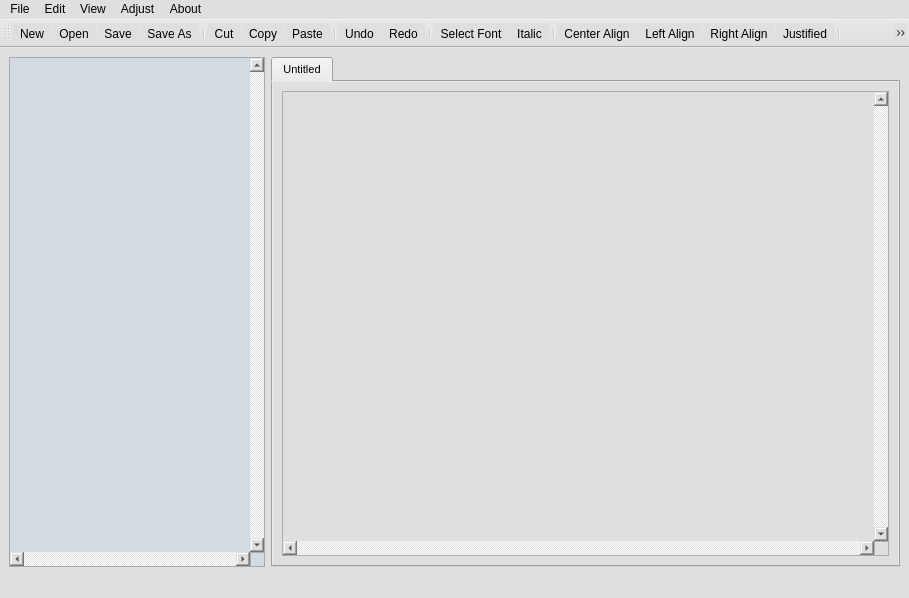
<?xml version="1.0" encoding="UTF-8"?>
<ui version="4.0">
 <class>MainWindow</class>
 <widget class="QMainWindow" name="MainWindow">
  <property name="windowModality">
   <enum>Qt::WindowModal</enum>
  </property>
  <property name="geometry">
   <rect>
    <x>0</x>
    <y>0</y>
    <width>909</width>
    <height>598</height>
   </rect>
  </property>
  <property name="windowTitle">
   <string>MainWindow</string>
  </property>
  <property name="windowIcon">
   <iconset resource="Icons/Resource.qrc">
    <normaloff>:/icon/TE.png</normaloff>:/icon/TE.png</iconset>
  </property>
  <property name="autoFillBackground">
   <bool>false</bool>
  </property>
  <property name="styleSheet">
   <string notr="true">background-color: rgb(223, 223, 223);</string>
  </property>
  <property name="inputMethodHints">
   <set>Qt::ImhNone</set>
  </property>
  <property name="documentMode">
   <bool>true</bool>
  </property>
  <widget class="QWidget" name="centralwidget">
   <layout class="QHBoxLayout" name="horizontalLayout_2">
    <item>
     <layout class="QHBoxLayout" name="horizontalLayout_3">
      <item alignment="Qt::AlignLeft">
       <widget class="QTreeView" name="treeView">
        <property name="styleSheet">
         <string notr="true">background-color: rgb(210, 218, 226);</string>
        </property>
        <property name="verticalScrollBarPolicy">
         <enum>Qt::ScrollBarAlwaysOn</enum>
        </property>
        <property name="horizontalScrollBarPolicy">
         <enum>Qt::ScrollBarAlwaysOn</enum>
        </property>
        <property name="editTriggers">
         <set>QAbstractItemView::DoubleClicked|QAbstractItemView::EditKeyPressed</set>
        </property>
        <property name="animated">
         <bool>true</bool>
        </property>
       </widget>
      </item>
      <item>
       <widget class="QTabWidget" name="tabWidget">
        <property name="baseSize">
         <size>
          <width>0</width>
          <height>0</height>
         </size>
        </property>
        <property name="font">
         <font>
          <pointsize>8</pointsize>
          <weight>50</weight>
          <bold>false</bold>
         </font>
        </property>
        <property name="styleSheet">
         <string notr="true"/>
        </property>
        <property name="currentIndex">
         <number>0</number>
        </property>
        <property name="movable">
         <bool>true</bool>
        </property>
        <widget class="QWidget" name="tab">
         <attribute name="title">
          <string>Untitled</string>
         </attribute>
         <layout class="QHBoxLayout" name="horizontalLayout">
          <item>
           <widget class="QTextEdit" name="textEdit">
            <property name="toolTip">
             <string/>
            </property>
            <property name="statusTip">
             <string/>
            </property>
            <property name="whatsThis">
             <string/>
            </property>
            <property name="styleSheet">
             <string notr="true">background-color: rgb(223, 223, 223);</string>
            </property>
            <property name="inputMethodHints">
             <set>Qt::ImhMultiLine</set>
            </property>
            <property name="frameShape">
             <enum>QFrame::StyledPanel</enum>
            </property>
            <property name="verticalScrollBarPolicy">
             <enum>Qt::ScrollBarAlwaysOn</enum>
            </property>
            <property name="horizontalScrollBarPolicy">
             <enum>Qt::ScrollBarAlwaysOn</enum>
            </property>
            <property name="sizeAdjustPolicy">
             <enum>QAbstractScrollArea::AdjustToContentsOnFirstShow</enum>
            </property>
            <property name="tabChangesFocus">
             <bool>false</bool>
            </property>
            <property name="textInteractionFlags">
             <set>Qt::LinksAccessibleByKeyboard|Qt::LinksAccessibleByMouse|Qt::TextBrowserInteraction|Qt::TextEditable|Qt::TextEditorInteraction|Qt::TextSelectableByKeyboard|Qt::TextSelectableByMouse</set>
            </property>
           </widget>
          </item>
         </layout>
        </widget>
       </widget>
      </item>
     </layout>
    </item>
   </layout>
  </widget>
  <widget class="QMenuBar" name="menubar">
   <property name="geometry">
    <rect>
     <x>0</x>
     <y>0</y>
     <width>909</width>
     <height>26</height>
    </rect>
   </property>
   <widget class="QMenu" name="menuFile">
    <property name="title">
     <string>File</string>
    </property>
    <addaction name="actionNew"/>
    <addaction name="actionOpen"/>
    <addaction name="separator"/>
    <addaction name="actionSave"/>
    <addaction name="actionSave_As"/>
    <addaction name="separator"/>
   </widget>
   <widget class="QMenu" name="menuEdit">
    <property name="title">
     <string>Edit</string>
    </property>
    <addaction name="actionCut"/>
    <addaction name="actionCopy"/>
    <addaction name="actionPaste"/>
    <addaction name="separator"/>
    <addaction name="actionRedo"/>
    <addaction name="actionUndo"/>
   </widget>
   <widget class="QMenu" name="menuAbout">
    <property name="title">
     <string>About</string>
    </property>
    <addaction name="actionAbout_TextEdit"/>
   </widget>
   <widget class="QMenu" name="menuView">
    <property name="title">
     <string>View</string>
    </property>
    <widget class="QMenu" name="menuZoom">
     <property name="title">
      <string>Zoom</string>
     </property>
     <property name="icon">
      <iconset resource="Icons/Resource.qrc">
       <normaloff>:/res/ZoomIn.png</normaloff>:/res/ZoomIn.png</iconset>
     </property>
     <addaction name="actionZoom_In"/>
     <addaction name="actionZoom_Out"/>
    </widget>
    <addaction name="menuZoom"/>
   </widget>
   <widget class="QMenu" name="menuFont">
    <property name="title">
     <string>Adjust</string>
    </property>
    <addaction name="actionSelect_Font"/>
    <addaction name="separator"/>
    <addaction name="actionItalic"/>
    <addaction name="separator"/>
    <addaction name="actionCenter"/>
    <addaction name="actionLeft_Align"/>
    <addaction name="actionRight_Align"/>
    <addaction name="actionJustified"/>
   </widget>
   <addaction name="menuFile"/>
   <addaction name="menuEdit"/>
   <addaction name="menuView"/>
   <addaction name="menuFont"/>
   <addaction name="menuAbout"/>
  </widget>
  <widget class="QStatusBar" name="statusbar"/>
  <widget class="QToolBar" name="toolBar">
   <property name="windowTitle">
    <string>toolBar</string>
   </property>
   <property name="autoFillBackground">
    <bool>false</bool>
   </property>
   <attribute name="toolBarArea">
    <enum>TopToolBarArea</enum>
   </attribute>
   <attribute name="toolBarBreak">
    <bool>false</bool>
   </attribute>
   <addaction name="actionNew"/>
   <addaction name="actionOpen"/>
   <addaction name="actionSave"/>
   <addaction name="actionSave_As"/>
   <addaction name="separator"/>
   <addaction name="actionCut"/>
   <addaction name="actionCopy"/>
   <addaction name="actionPaste"/>
   <addaction name="separator"/>
   <addaction name="actionUndo"/>
   <addaction name="actionRedo"/>
   <addaction name="separator"/>
   <addaction name="actionSelect_Font"/>
   <addaction name="actionItalic"/>
   <addaction name="separator"/>
   <addaction name="actionCenter"/>
   <addaction name="actionLeft_Align"/>
   <addaction name="actionRight_Align"/>
   <addaction name="actionJustified"/>
   <addaction name="separator"/>
   <addaction name="actionZoom_In"/>
   <addaction name="actionZoom_Out"/>
   <addaction name="separator"/>
   <addaction name="actionAbout_TextEdit"/>
   <addaction name="separator"/>
  </widget>
  <action name="actionNew">
   <property name="checkable">
    <bool>false</bool>
   </property>
   <property name="icon">
    <iconset resource="Icons/Resource.qrc">
     <normaloff>:/res/newfile.png</normaloff>:/res/newfile.png</iconset>
   </property>
   <property name="text">
    <string>New</string>
   </property>
   <property name="shortcut">
    <string>Ctrl+N</string>
   </property>
  </action>
  <action name="actionOpen">
   <property name="icon">
    <iconset resource="Icons/Resource.qrc">
     <normaloff>:/res/open.png</normaloff>:/res/open.png</iconset>
   </property>
   <property name="text">
    <string>Open</string>
   </property>
   <property name="shortcut">
    <string>Ctrl+O</string>
   </property>
  </action>
  <action name="actionSave">
   <property name="icon">
    <iconset resource="Icons/Resource.qrc">
     <normaloff>:/res/save.png</normaloff>:/res/save.png</iconset>
   </property>
   <property name="text">
    <string>Save</string>
   </property>
   <property name="shortcut">
    <string>Ctrl+S</string>
   </property>
  </action>
  <action name="actionSave_As">
   <property name="icon">
    <iconset resource="Icons/Resource.qrc">
     <normaloff>:/res/save as.png</normaloff>:/res/save as.png</iconset>
   </property>
   <property name="text">
    <string>Save As</string>
   </property>
  </action>
  <action name="actionCut">
   <property name="icon">
    <iconset resource="Icons/Resource.qrc">
     <normaloff>:/res/cut.png</normaloff>:/res/cut.png</iconset>
   </property>
   <property name="text">
    <string>Cut</string>
   </property>
   <property name="shortcut">
    <string>Ctrl+X</string>
   </property>
  </action>
  <action name="actionCopy">
   <property name="icon">
    <iconset resource="Icons/Resource.qrc">
     <normaloff>:/res/Copy.png</normaloff>:/res/Copy.png</iconset>
   </property>
   <property name="text">
    <string>Copy</string>
   </property>
   <property name="shortcut">
    <string>Ctrl+C</string>
   </property>
  </action>
  <action name="actionPaste">
   <property name="icon">
    <iconset resource="Icons/Resource.qrc">
     <normaloff>:/res/Paste.png</normaloff>:/res/Paste.png</iconset>
   </property>
   <property name="text">
    <string>Paste</string>
   </property>
   <property name="shortcut">
    <string>Ctrl+V</string>
   </property>
  </action>
  <action name="actionRedo">
   <property name="icon">
    <iconset resource="Icons/Resource.qrc">
     <normaloff>:/res/redo.png</normaloff>:/res/redo.png</iconset>
   </property>
   <property name="text">
    <string>Redo</string>
   </property>
   <property name="shortcut">
    <string>Ctrl+Y</string>
   </property>
  </action>
  <action name="actionUndo">
   <property name="icon">
    <iconset resource="Icons/Resource.qrc">
     <normaloff>:/res/undo.png</normaloff>:/res/undo.png</iconset>
   </property>
   <property name="text">
    <string>Undo</string>
   </property>
   <property name="shortcut">
    <string>Ctrl+Z</string>
   </property>
  </action>
  <action name="actionAbout_TextEdit">
   <property name="icon">
    <iconset resource="Icons/Resource.qrc">
     <normaloff>:/res/info.png</normaloff>:/res/info.png</iconset>
   </property>
   <property name="text">
    <string>About TextEdit</string>
   </property>
  </action>
  <action name="actionZoom_In">
   <property name="icon">
    <iconset resource="Icons/Resource.qrc">
     <normaloff>:/res/ZoomIn.png</normaloff>:/res/ZoomIn.png</iconset>
   </property>
   <property name="text">
    <string>Zoom In</string>
   </property>
   <property name="shortcut">
    <string>Ctrl+=</string>
   </property>
  </action>
  <action name="actionZoom_Out">
   <property name="icon">
    <iconset resource="Icons/Resource.qrc">
     <normaloff>:/res/ZoomOut.png</normaloff>:/res/ZoomOut.png</iconset>
   </property>
   <property name="text">
    <string>Zoom Out</string>
   </property>
   <property name="shortcut">
    <string>Ctrl+-</string>
   </property>
  </action>
  <action name="actionSelect_Font">
   <property name="icon">
    <iconset resource="Icons/Resource.qrc">
     <normaloff>:/res/Font-Book-icon.png</normaloff>:/res/Font-Book-icon.png</iconset>
   </property>
   <property name="text">
    <string>Select Font</string>
   </property>
   <property name="shortcut">
    <string>Ctrl+F</string>
   </property>
  </action>
  <action name="actionItalic">
   <property name="checkable">
    <bool>true</bool>
   </property>
   <property name="checked">
    <bool>false</bool>
   </property>
   <property name="icon">
    <iconset resource="Icons/Resource.qrc">
     <normaloff>:/res/Editing-Italic-icon.png</normaloff>:/res/Editing-Italic-icon.png</iconset>
   </property>
   <property name="text">
    <string>Italic</string>
   </property>
  </action>
  <action name="actionCenter">
   <property name="checked">
    <bool>false</bool>
   </property>
   <property name="icon">
    <iconset resource="Icons/Resource.qrc">
     <normaloff>:/res/align-center (1).png</normaloff>:/res/align-center (1).png</iconset>
   </property>
   <property name="text">
    <string>Center Align</string>
   </property>
  </action>
  <action name="actionLeft_Align">
   <property name="checkable">
    <bool>false</bool>
   </property>
   <property name="icon">
    <iconset resource="Icons/Resource.qrc">
     <normaloff>:/res/left-alignment.png</normaloff>:/res/left-alignment.png</iconset>
   </property>
   <property name="text">
    <string>Left Align</string>
   </property>
  </action>
  <action name="actionRight_Align">
   <property name="checkable">
    <bool>false</bool>
   </property>
   <property name="icon">
    <iconset resource="Icons/Resource.qrc">
     <normaloff>:/res/align-right.png</normaloff>:/res/align-right.png</iconset>
   </property>
   <property name="text">
    <string>Right Align</string>
   </property>
  </action>
  <action name="actionJustified">
   <property name="checkable">
    <bool>false</bool>
   </property>
   <property name="icon">
    <iconset resource="Icons/Resource.qrc">
     <normaloff>:/res/justify-text.png</normaloff>:/res/justify-text.png</iconset>
   </property>
   <property name="text">
    <string>Justified</string>
   </property>
  </action>
 </widget>
 <resources>
  <include location="Icons/Resource.qrc"/>
 </resources>
 <connections/>
</ui>
